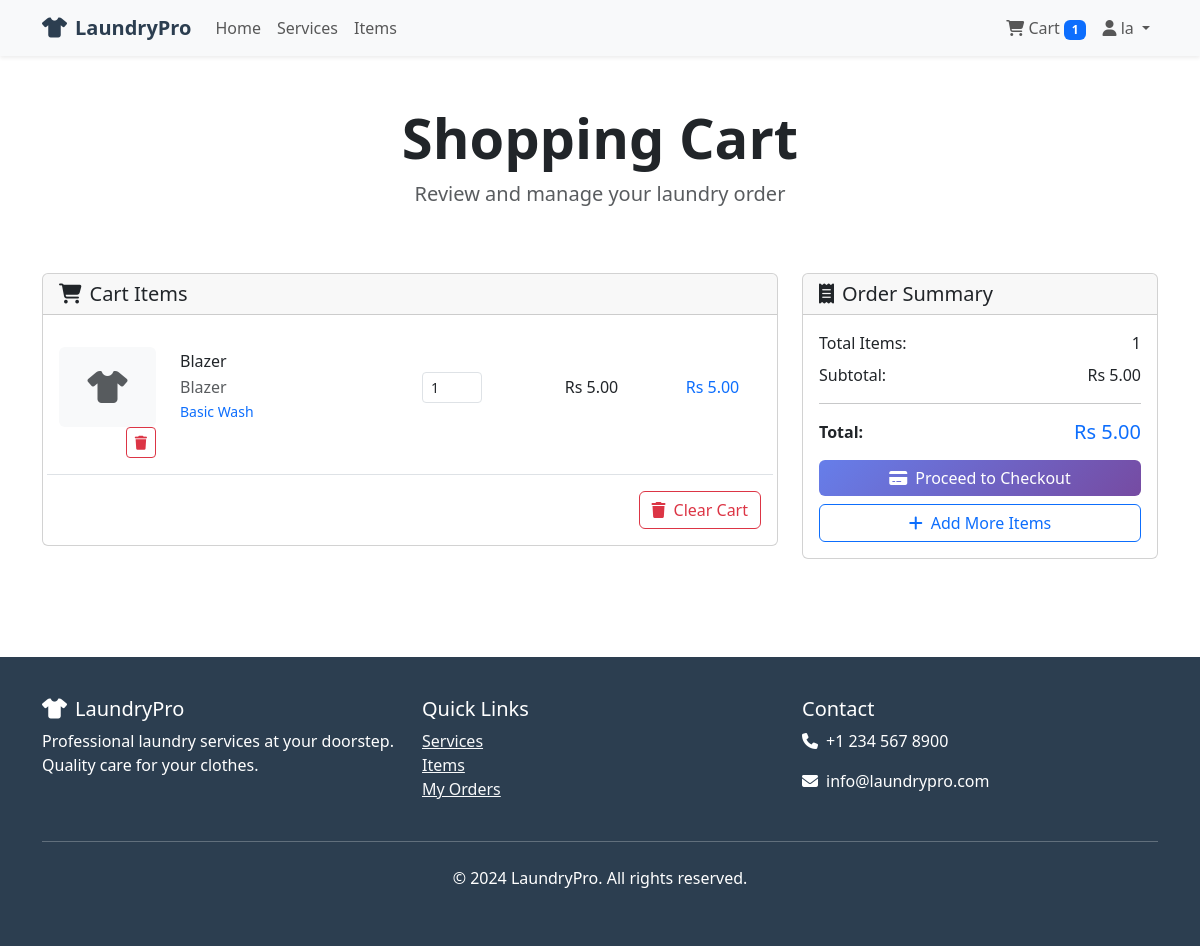
The app's page /cart/ (signed in) with its own data.
### cart/models.py (models this page shows, shortened)
class CartItem(models.Model):
    cart = models.ForeignKey(Cart, on_delete=models.CASCADE)
    item = models.ForeignKey(Item, on_delete=models.CASCADE)
    service = models.ForeignKey(Service, on_delete=models.CASCADE)
    quantity = models.PositiveIntegerField(default=1)
    created_at = models.DateTimeField(auto_now_add=True)
    updated_at = models.DateTimeField(auto_now=True)
    @property
    def total_price(self):
        return self.service.price * self.quantity

class Cart(models.Model):
    user = models.ForeignKey(User, on_delete=models.CASCADE)
    created_at = models.DateTimeField(auto_now_add=True)
    updated_at = models.DateTimeField(auto_now=True)
    @property
    def total_price(self):
        return sum(item.total_price for item in self.cartitem_set.all())
    @property
    def total_items(self):
        return sum(item.quantity for item in self.cartitem_set.all())

### services/models.py (models this page shows, shortened)
class Item(models.Model):
    ITEM_TYPES = [
        ('shirt', 'Shirt'),
        ('pants', 'Pants'),
        ('dress', 'Dress'),
        ('saree', 'Saree'),
        ('kurta', 'Kurta'),
        ('suit', 'Suit'),
        ('blazer', 'Blazer'),
        ('jeans', 'Jeans'),
        ('t_shirt', 'T-Shirt'),
        ('sweater', 'Sweater'),
        ('coat', 'Coat'),
        ('other', 'Other'),
    ]
    name = models.CharField(max_length=100)
    item_type = models.CharField(max_length=20, choices=ITEM_TYPES)
    image = models.ImageField(upload_to='items/', blank=True, null=True)
    description = models.TextField(blank=True)
    is_active = models.BooleanField(default=True)
    created_at = models.DateTimeField(auto_now_add=True)
    updated_at = models.DateTimeField(auto_now=True)
    class Meta:
        ordering = ['name']

class Service(models.Model):
    SERVICE_TYPES = [
        ('wash', 'Wash'),
        ('dry_clean', 'Dry Clean'),
        ('iron', 'Iron'),
        ('wash_iron', 'Wash & Iron'),
        ('dry_clean_iron', 'Dry Clean & Iron'),
    ]
    name = models.CharField(max_length=100)
    service_type = models.CharField(max_length=20, choices=SERVICE_TYPES)
    price = models.DecimalField(max_digits=10, decimal_places=2)
    description = models.TextField(blank=True)
    is_active = models.BooleanField(default=True)
    created_at = models.DateTimeField(auto_now_add=True)
    updated_at = models.DateTimeField(auto_now=True)
    class Meta:
        ordering = ['name']

### cart/views.py (the view)
# urls.py: path('', views.cart_view, name='cart_view'),
@login_required
def cart_view(request):
    cart, created = Cart.objects.get_or_create(user=request.user)
    cart_items = cart.cartitem_set.all()
    cart.refresh_from_db()
    context = {
        'cart': cart,
        'cart_items': cart_items,
    }
    return render(request, 'cart/cart.html', context)

### la2/context_processors.py (called while the page is built)
def cart_processor(request):
    if request.user.is_authenticated:
        try:
            cart = Cart.objects.get(user=request.user)
            cart_items = cart.cartitem_set.all()
            total_items = sum(item.quantity for item in cart_items)
            total_price = sum(item.service.price * item.quantity for item in cart_items)
            return {
                'cart_count': total_items,
                'cart_total': total_price,
            }
        except Cart.DoesNotExist:
            return {
                'cart_count': 0,
                'cart_total': 0,
            }
    return {
        'cart_count': 0,
        'cart_total': 0,
    }

### templates/cart/cart.html (shortened to what this page needs)
{% extends 'base.html' %}
{% block content %}
<div class="container py-5">
    <div class="row">
        <div class="col-12 text-center mb-5" data-aos="fade-up">
            <h1 class="display-4 fw-bold">Shopping Cart</h1>
            <p class="lead text-muted">Review and manage your laundry order</p>
        </div>
    </div>
    {% if cart_items %}
    <div class="row">
        <div class="col-lg-8" data-aos="fade-up">
            <div class="card">
                <div class="card-header">
                    <h5 class="mb-0"><i class="fas fa-shopping-cart me-2"></i>Cart Items</h5>
                </div>
                <div class="card-body">
                    {% for item in cart_items %}
                    <div class="row align-items-center py-3 border-bottom cart-item" data-item-id="{{ item.id }}">
                        <div class="col-md-2">
                            {% if item.item.image %}
                                <img src="{{ item.item.image.url }}" alt="{{ item.item.name }}" class="img-fluid rounded">
                            {% else %}
                                <div class="bg-light rounded d-flex align-items-center justify-content-center" style="height: 80px;">
                                    <i class="fas fa-tshirt fa-2x text-muted"></i>
                                </div>
                            {% endif %}
                        </div>
                        <div class="col-md-4">
                            <h6 class="mb-1">{{ item.item.name }}</h6>
                            <p class="text-muted mb-0">{{ item.item.get_item_type_display }}</p>
                            <small class="text-primary">{{ item.service.name }}</small>
                        </div>
                        <div class="col-md-2">
                            <form method="post" action="{% url 'cart:update_cart_item' item.id %}" class="quantity-form">
                                <input type="number" name="quantity" value="{{ item.quantity }}"
                                       class="form-control form-control-sm quantity-input" min="1" max="10" style="width: 60px;">
                            </form>
                        </div>
                        <div class="col-md-2 text-center">
                            <span class="h6 mb-0">Rs {{ item.service.price }}</span>
                        </div>
                        <div class="col-md-2 text-center">
                            <span class="h6 mb-0 text-primary item-total">Rs {{ item.total_price }}</span>
                        </div>
                        <div class="col-md-2 text-end">
                            <form method="post" action="{% url 'cart:remove_from_cart' item.id %}" style="display: inline;">
                                <button type="submit" class="btn btn-sm btn-outline-danger remove-btn"
                                        onclick="return confirm('Remove this item from cart?')">
                                    <i class="fas fa-trash"></i>
                                </button>
                            </form>
                        </div>
                    </div>
                    {% endfor %}
                    <div class="row mt-3">
                        <div class="col-12 text-end">
                            <form method="post" action="{% url 'cart:clear_cart' %}" style="display: inline;">
                                <button type="submit" class="btn btn-outline-danger"
                                        onclick="return confirm('Clear all items from cart?')">
                                    <i class="fas fa-trash me-2"></i>Clear Cart
                                </button>
                            </form>
                        </div>
                    </div>
                </div>
            </div>
        </div>
        <div class="col-lg-4" data-aos="fade-up" data-aos-delay="200">
            <div class="card">
                <div class="card-header">
                    <h5 class="mb-0"><i class="fas fa-receipt me-2"></i>Order Summary</h5>
                </div>
                <div class="card-body">
                    <div class="d-flex justify-content-between mb-2">
                        <span>Total Items:</span>
                        <span id="cart-total-items">{{ cart.total_items }}</span>
                    </div>
                    <div class="d-flex justify-content-between mb-2">
                        <span>Subtotal:</span>
                        <span id="cart-subtotal">Rs {{ cart.total_price }}</span>
                    </div>
                    <hr>
                    <div class="d-flex justify-content-between mb-3">
                        <strong>Total:</strong>
                        <strong class="text-primary h5 mb-0" id="cart-total">Rs {{ cart.total_price }}</strong>
                    </div>
                    <a href="{% url 'orders:checkout' %}" class="btn btn-primary w-100 mb-2">
                        <i class="fas fa-credit-card me-2"></i>Proceed to Checkout
                    </a>
                    <a href="{% url 'services:item_list' %}" class="btn btn-outline-primary w-100">
                        <i class="fas fa-plus me-2"></i>Add More Items
                    </a>
                </div>
            </div>
        </div>
    </div>
    {% endif %}
</div>
{% endblock %}

### templates/base.html (shortened to what this page needs)
<!DOCTYPE html>
<html lang="en">
<head>
    <link href="https://cdn.jsdelivr.net/npm/bootstrap@5.3.0/dist/css/bootstrap.min.css" rel="stylesheet">
    <link rel="stylesheet" href="https://cdnjs.cloudflare.com/ajax/libs/font-awesome/6.4.0/css/all.min.css">
    <link href="https://unpkg.com/aos@2.3.1/dist/aos.css" rel="stylesheet">
</head>
<body>
    <nav class="navbar navbar-expand-lg navbar-light bg-light shadow-sm">
        <div class="container">
            <a class="navbar-brand" href="{% url 'home' %}">
                <i class="fas fa-tshirt me-2"></i>LaundryPro
            </a>
            <div class="collapse navbar-collapse" id="navbarNav">
                <ul class="navbar-nav me-auto">
                    <li class="nav-item">
                        <a class="nav-link" href="{% url 'home' %}">Home</a>
                    </li>
                    <li class="nav-item">
                        <a class="nav-link" href="{% url 'services:service_list' %}">Services</a>
                    </li>
                    <li class="nav-item">
                        <a class="nav-link" href="{% url 'services:item_list' %}">Items</a>
                    </li>
                </ul>
                <ul class="navbar-nav">
                    {% if user.is_authenticated %}
                        <li class="nav-item">
                            <a class="nav-link" href="{% url 'cart:cart_view' %}">
                                <i class="fas fa-shopping-cart"></i> Cart
                                <span class="badge bg-primary">{{ cart_count }}</span>
                            </a>
                        </li>
                        <li class="nav-item dropdown">
                            <a class="nav-link dropdown-toggle" href="#" id="navbarDropdown" role="button" data-bs-toggle="dropdown">
                                <i class="fas fa-user"></i> {{ user.username }}
                            </a>
                        </li>
                    {% endif %}
                </ul>
            </div>
        </div>
    </nav>
    <main>
        {% block content %}{% endblock %}
    </main>
    <footer class="footer">
        <div class="container">
            <div class="row">
                <div class="col-md-4">
                    <h5><i class="fas fa-tshirt me-2"></i>LaundryPro</h5>
                    <p>Professional laundry services at your doorstep. Quality care for your clothes.</p>
                </div>
                <div class="col-md-4">
                    <h5>Quick Links</h5>
                    <ul class="list-unstyled">
                        <li><a href="{% url 'services:service_list' %}" class="text-light">Services</a></li>
                        <li><a href="{% url 'services:item_list' %}" class="text-light">Items</a></li>
                        {% if user.is_authenticated %}
                            <li><a href="{% url 'orders:order_list' %}" class="text-light">My Orders</a></li>
                        {% endif %}
                    </ul>
                </div>
                <div class="col-md-4">
                    <h5>Contact</h5>
                    <p><i class="fas fa-phone me-2"></i>+1 234 567 8900</p>
                    <p><i class="fas fa-envelope me-2"></i>info@laundrypro.com</p>
                </div>
            </div>
            <hr class="my-4">
            <div class="text-center">
                <p>&copy; 2024 LaundryPro. All rights reserved.</p>
            </div>
        </div>
    </footer>
</body>
</html>

### templates/base.html (style rules this page uses)
.navbar-brand { font-weight: bold; color: #2c3e50 !important; }
.card { transition: transform 0.3s ease, box-shadow 0.3s ease; }
.btn-primary { background: linear-gradient(135deg, #667eea 0%, #764ba2 100%); border: none; }
.footer { background: #2c3e50; color: white; padding: 40px 0; margin-top: 50px; }

### records on screen
CartItem: item.name "Blazer", item.item_type "Blazer", service.name "Basic Wash", quantity "1", service.price "5.00", total_price "5.00"
Cart: total_items "1", total_price "5.00"

### other values on screen
{{ cart_count }} "1"
{{ user.username }} "la"
